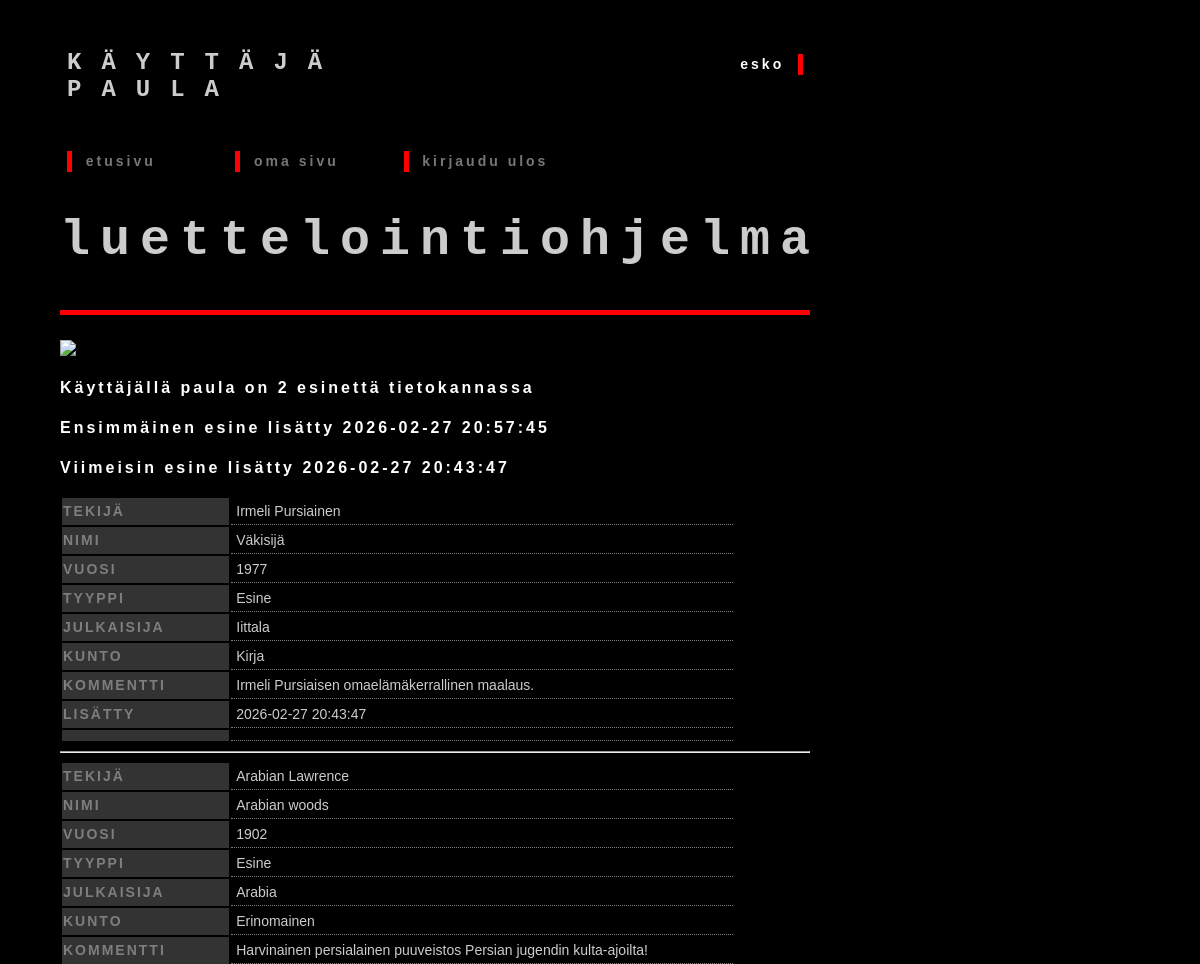
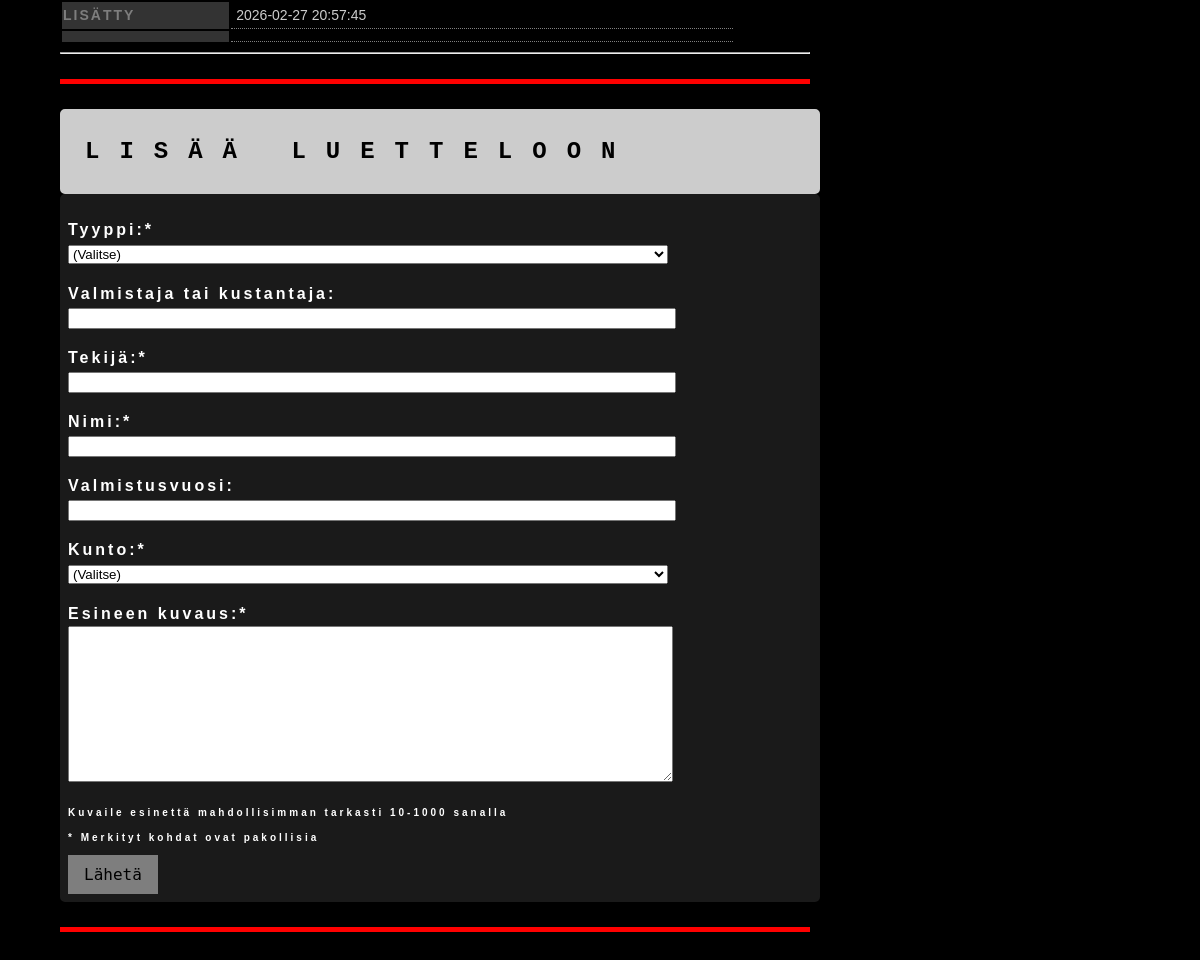
Screenshot of /user/1 (signed in) with the database file from the repository (2 pictures, top to bottom).
### tables this page shows
CREATE TABLE users (
    id INTEGER PRIMARY KEY,
    username TEXT UNIQUE,
    password_hash TEXT,
    image BLOB
);

CREATE TABLE items (
    item_id INTEGER PRIMARY KEY,
    ttyype TEXT,
    content TEXT,
    year INTEGER,
    title TEXT,
    creator TEXT,
    author TEXT,
    condition TEXT,
    sent_at TEXT,
    user_id INTEGER REFERENCES users,
    image BLOB

);

### app.py (the view)
@app.route("/user/<int:user_id>")
def show_user(user_id):
    user = users.get_user(user_id)
    if not user:
        abort(404)
    items = users.get_items(user_id)
    items = sorted(items, key=lambda x: x["sent_at"])
    return render_template("user.html", user=user, items=items, q=user_id)

### app.py (called while the page is built)
@app.before_request
def before_request():
    g.start_time = time.time()

@app.after_request
def after_request(response):
    elapsed_time = round(time.time() - g.start_time, 2)
    print("elapsed time:", elapsed_time, "s")
    return response

### db.py (called while the page is built)
def get_connection():
    con = sqlite3.connect("database.db")
    con.set_trace_callback(print)
    con.execute("PRAGMA foreign_keys = ON")
    con.row_factory = sqlite3.Row
    return con

def query(sql, params=()):
    con = get_connection()
    result = con.execute(sql, params).fetchall()
    con.close()
    return result

### users.py (called while the page is built)
def get_user(user_id):
    sql = """SELECT id, username, image IS NOT NULL has_image
             FROM users
             WHERE id = ?"""
    result = db.query(sql, [user_id])
    return result[0] if result else None

def get_items(user_id):
    sql = """SELECT i.item_id,
                i.user_id,
                i.ttyype,
                i.author,
                i.title,
                i.creator,
                i.year,
                i.condition,
                i.content,
                i.sent_at
         FROM items i
         WHERE i.user_id = ?
         ORDER BY i.sent_at DESC"""
    return db.query(sql, [user_id])

### templates/user.html (shortened to what this page needs)
<!DOCTYPE html>
<html>
<head>
  <link rel="stylesheet" href="{{ url_for('static', filename='css/styles.css') }}">
</head>
<body>
<table class="kayttaja">
    <tr>
        <td class="td">
        <h4>Käyttäjä {{ user.username }}</h4>
        </td>
        <td class="td">
        </td>
        <td class="td">
            {% if session.username %}
                <p class="outsetv">
                    {{ session.username}} &nbsp;
                </p>
            {% endif %}
        </td>
    </tr>
</table>
<div class="linkit">
	<table class="table">
		<tr>
			<td class="td">
				<p class="outset">&nbsp; <a href="/"> etusivu</a>
				</p>
			</td>
			<td class="td">
				<p class="outset">&nbsp; <a href="/user/{{ session.user_id }}"> oma sivu</a>
				</p>
			</td>
				{% if session.username %}
			<td class="td">
					<p class="outset">&nbsp; <a href="/logout">kirjaudu ulos</a>
					</p>
			</td>
			<td>
			</td>
				{% endif %}
		</tr>
	</table>
</div>
<div class="paapalkki">
	<h2>luettelointiohjelma</h2>
	<div class="vaakaviiva">
	</div>
	{% if user.has_image %}
        <a href="/add_image"><img src="/image/{{ user.id }}" /></a>
    {% else %}
        <a href="/add_image">Lisää kuva</a>
    {% endif %}
    {% if session.username == user.username %}
    <p>
        Sinulla on {{ items | count }} esinettä tietokannassa
    </p>
    {% else %}
    <p>
        Käyttäjällä {{ user.username }} on {{ items | count }} esinettä tietokannassa
    </p>
    {% endif %}
    {% if items %}
    <p>
        Ensimmäinen esine lisätty {{ items[-1].sent_at }}
    </p>
    <p>
        Viimeisin esine lisätty {{ items[0].sent_at }}
    </p>
    {% endif %}
    {% if q and items %}
		<div class="hakutulokset">
         	{% for item in items %}
            	<div>
					<table class="table">
						<tr>
							<th class="th"">Tekijä</th>
							<td class="tditems">{{ item['author'] }}</td>
						</tr>
						<tr>
							<th class="th">Nimi</th>
							<td class="tditems">{{ item['title'] }}</td>
						</tr>
						<tr>
							<th class="th">Vuosi</th>
							<td class="tditems">{{ item['year'] }}</td>
						</tr>
						<tr>
							<th class="th">Tyyppi</th>
							<td class="tditems">{{ item['ttyype'] }}</td>
						</tr>
						<tr>
							<th class="th">Julkaisija</th>
							<td class="tditems">{{ item['creator'] }}</td>
						</tr>
						<tr>
							<th class="th">Kunto</th>
							<td class="tditems">{{ item['condition'] }}</td>
						</tr>
						<tr>
							<th class="th">Kommentti</th>
							<td class="tditems">{{ item['content'] }}</td>
						</tr>
						<tr>
                            <th class="th">Lisätty</th>
                            <td class="tditems">{{ item['sent_at']}}</td>
						</tr>
						<tr>
							<th class="th"></th>
							<td class="tditems">
							</td>
						</tr>
					</table>
				<hr />
				</div>
         	{% endfor %}
         </div>
         <div class="vaakaviiva">
		</div>
     	{% else %}
     		<p></p>
		{% endif %}
	{% if session.username %}
   	<div class="paapalkkiheader">
		<h3>lisää luetteloon</h3>
	</div>
      <div class="paapalkkicontainer">
      	<table class="table">
         	<tr>
            	<td>
               	<form action="/new_item" method="post">
                  	<p>Tyyppi:*<br>
                     	<select name="ttyype" class="sendform" required>
							<option value="" disabled selected hidden>(Valitse)</option>
                        </select>
                     </p>
                     <p>Valmistaja tai kustantaja:<br>
                     	<input type="text" name="creator" maxlength="50" class="sendform">
                     </p>
                     <p>Tekijä:*<br>
                     	<input type="text" name="author" minlength="2" maxlength="50" class="sendform" required>
                    	</p>
                     <p>Nimi:*<br>
                     	<input type="text" name="title" minlength="2" maxlength="50" class="sendform" required>
                     </p>
                    	<p>Valmistusvuosi:<br>
                     	<input type="text" name="year" maxlength="8" class="sendform">
                     </p>
                     <p>Kunto:*<br>
                     	<select name="condition" class="sendform" required>
							<option value="" disabled selected hidden>(Valitse)</option>
                        </select>
                     </p>
                    	<p>Esineen kuvaus:*<br>
                     	<textarea name="content" rows="10" cols="73" minlength="10" maxlength="1000" required></textarea>
                     </p>
					<p class="mini">Kuvaile esinettä mahdollisimman tarkasti 10-1000 sanalla</p>
					<p class="mini">* Merkityt kohdat ovat pakollisia</p>
                     <input type="submit" class="button" value="Lähetä">
                	</form>
            	</td>
        		</tr>
       	</table>
     	</div>
     	<div class="vaakaviiva">
		</div>
	{% endif %}
</div>
</body>
</html>

### static/css/styles.css (style rules this page uses)
body { margin: 0 auto; max-width: 50em; line-height: 1,3; padding: 4em 2em; background-color: #000000; font-stretch: expanded; color: #cccccc; }
h2 { font-family: 'Courier', 'Courier New', 'monospace'; font-size: 50px; text-transform: lowercase; text-align: center; top: 50%; letter-spacing: 10px; }
h3 { color: #000000; font-family: 'Courier', 'Courier New', 'monospace'; font-size: 24px; font-weight: bolder; text-transform: uppercase; text-indent: 20px; letter-spacing: 20px; }
h4 { color: #cccccc; font-family: 'Courier', 'Courier New', 'monospace'; font-size: 24px; font-weight: bolder; text-transform: uppercase; letter-spacing: 20px; }
p { font-family: 'Helvetica', 'Arial', 'sans-serif'; font-weight: bold; letter-spacing: 3px; line-height: 1.5; color: #FFFFFF; }
p.outset { border-left: 5px solid red; }
p.outsetv { border-right: 5px solid red; text-align: right; }
p.mini { font-size: 10px; }
.table { width: 90%; text-align: left; margin: 0px; padding: 0px; }
.td { vertical-align: text-top; text-align: left; font-size: 14px; font-family: 'Helvetica', 'Arial', 'sans-serif'; padding: 5px; margin: 5px; width: 25%; }
.tditems { vertical-align: text-top; text-align: left; font-size: 14px; font-family: 'Helvetica', 'Arial', 'sans-serif'; padding: 5px; margin: 5px; width: 75%; border-bottom: dotted grey 1px; }
.th { vertical-align: text-top; text-align: left; letter-spacing: 2px; background-color: #333333; color: #7e7e7e; font-family: 'Helvetica', 'Arial', 'sans-serif'; font-size: 14px; text-transform: uppercase; font-weight: bold; }
.sendform { width: 600px; }
.button { background-color: #7e7e7e; border: none; color: black; font-family: 'monospace'; font-size: 10px; padding: 10px 16px; text-align: center; text-decoration: none; display: inline-block; font-size: 16px; cursor: pointer; }
a:link, a:visited { text-decoration: none; color: #777777; }
.vaakaviiva { border-bottom: 5px solid red; margin-top: 25px; margin-bottom: 25px; width: 100%; }
.linkit { top: 130px; left: 60px; position: absolute; width: 750px; }
.kayttaja { top: 10px; left: 60px; text-align: right; position: absolute; width: 750px; }
.paapalkki { width: 750px; height: 100%; left: 60px; top: 170px; text-align: left; position: absolute; }
.paapalkkiheader { width: 100%; background-color: #cccccc; border: solid 5px #cccccc; border-radius: 5px; padding: 0px; }
.paapalkkicontainer { width: 100%; background-color: #1a1a1a; border: 5px solid #1a1a1a; border-radius: 5px; height: auto; padding: 0px; }

### rows the page displays
users: username "PAULA", username "paula"
items: sent_at "2026-02-27 20:57:45", author "Arabian Lawrence", title "Arabian woods", year "1902", ttyype "Esine", creator "Arabia", condition "Erinomainen", content "Harvinainen persialainen puuveistos Persian jugendin kulta-ajoilta!"
items: sent_at "2026-02-27 20:43:47", author "Irmeli Pursiainen", title "Väkisijä", year "1977", ttyype "Esine", creator "Iittala", condition "Kirja", content "Irmeli Pursiaisen omaelämäkerrallinen maalaus."

### other values shown
{{ session.username }} "esko"
{{ items | count }} "2"
